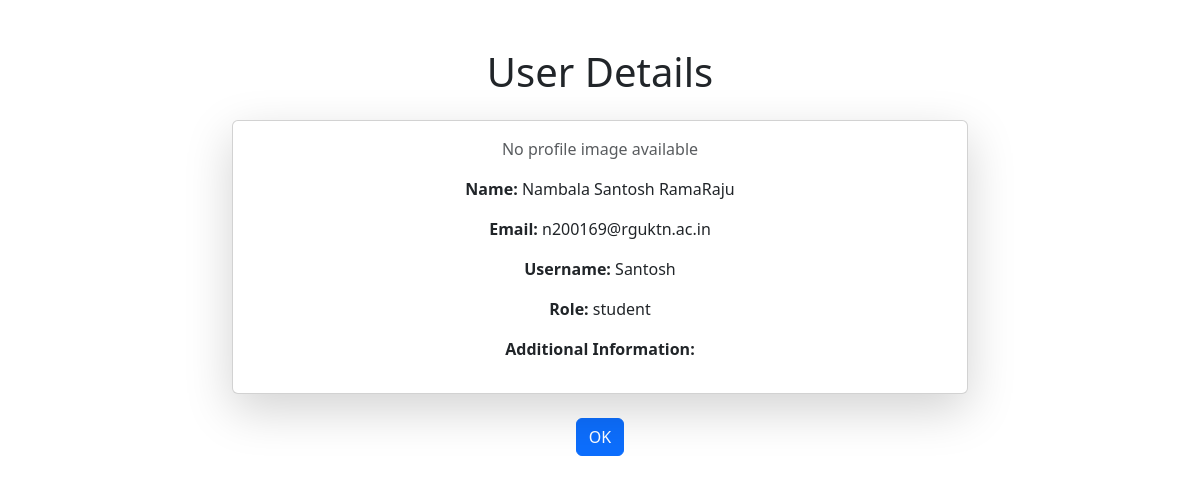
/security/user-details/n200169@rguktn.ac.in/ (signed in), run on the app's committed database.
### authentication/models.py (models this page shows, shortened)
class CustomUser(AbstractUser):
    email = models.EmailField()
    role = models.CharField(max_length=50, choices=ROLE_CHOICE)
    hostel = models.CharField(max_length=2, choices=HOSTEL_CHOICES, null=True, blank=True)
    profile_image = models.ImageField(upload_to='student_images/', null=True, blank=True)

### security/views.py (the view)
# urls.py: path('user-details/<str:email>/', views.user_details, name='user_details'),
@login_required
def user_details(request, email):
    try:
        user = customuser.objects.get(email=email)
    except customuser.DoesNotExist:
        return redirect('qr_code_scanner')
    additional_info = request.GET.get('additional_info', '')  # Fetch additional_info from query parameter
    return render(request, 'user_details.html', {'user': user, 'additional_info': additional_info})

### security/templates/user_details.html (shortened to what this page needs)
{% load static %}
<!DOCTYPE html>
<html lang="en">
<head>
    <link href="https://cdn.jsdelivr.net/npm/bootstrap@5.3.3/dist/css/bootstrap.min.css" rel="stylesheet">
</head>
<body>
    <div class="container mt-5">
        <h1 class="text-center mb-4">User Details</h1>
        <div class="row justify-content-center">
            <div class="col-md-8">
                <div class="card shadow-lg">
                    <div class="card-body text-center">
                        {% if user.profile_image %}
                            <img src="{{ user.profile_image.url }}" alt="Profile Image" class="img-thumbnail mb-4" style="width: 150px; height: 150px; object-fit: cover; border-radius: 50%;">
                        {% else %}
                            <p class="text-muted">No profile image available</p>
                        {% endif %}
                        <div class="text-left">
                            <p><strong>Name:</strong> {{ user.first_name }} {{ user.last_name }}</p>
                            <p><strong>Email:</strong> {{ user.email }}</p>
                            <p><strong>Username:</strong> {{ user.username }}</p>
                            <p><strong>Role:</strong> {{ user.role }}</p>
                            <p><strong>Additional Information:</strong> </p>
                        </div>
                    </div>
                </div>
                <div class="d-flex justify-content-center mt-4">
                    <a href="{% url 'qr_code_scanner' %}" class="btn btn-primary">OK</a>
                </div>
            </div>
        </div>
    </div>
</body>
</html>

### data on the page
CustomUser: first_name "Nambala", last_name "Santosh RamaRaju", email "n200169@rguktn.ac.in", username "Santosh", role "student"
